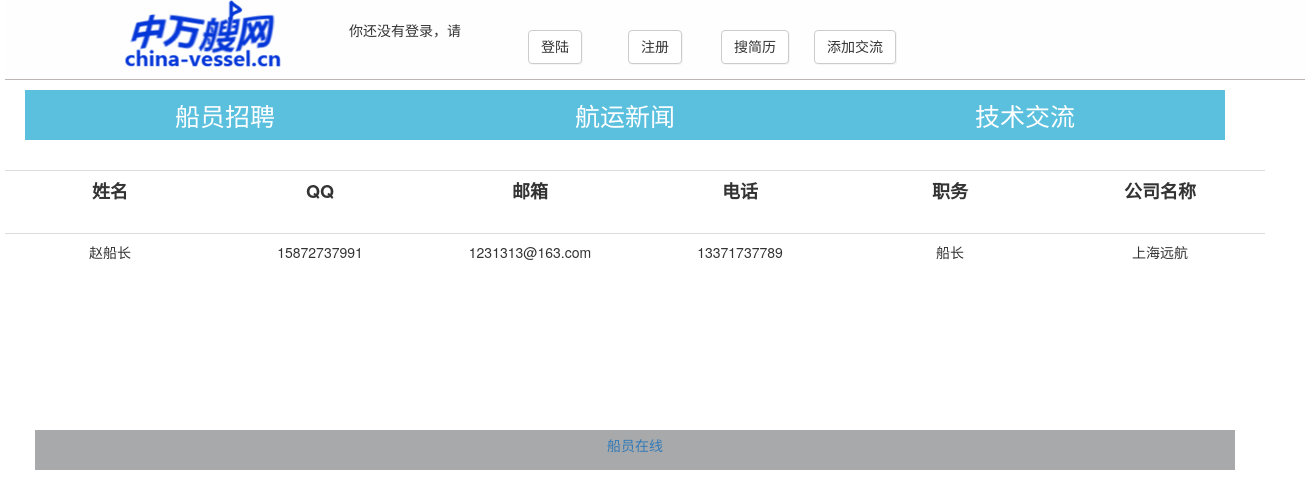
Page /contact/ on the committed database.
### users/models.py (models this page shows, shortened)
class Contact(models.Model):
    name = models.CharField('姓名', max_length=30, null=True)
    QQ = models.CharField(max_length=20, null=True)
    email = models.CharField(max_length=30, null=True)
    tel = models.CharField(max_length=20, null=True)
    duty = models.CharField('职务', max_length=200, null=True)
    company_name = models.CharField('公司名称', max_length=300, null=True)

### users/views.py (the view)
# urls.py: url(r'^contact/$', views.Contacts.as_view(), name='contact'),
class Contacts(ListView):
    template_name = 'contact/contact.html'
    context_object_name = "con_list"
    def get_queryset(self):
        con_list = Contact.objects.all()
        return con_list
    def get_context_data(self, **kwargs):
        kwargs['date_archive'] = Article.objects.archive()
        kwargs['body_archive'] = Article.objects.archive()
        return super(Contacts, self).get_context_data(**kwargs)

### users/models.py (called while the page is built)
    def archive(self):
        date_list = Article.objects.datetimes('created_time', 'month', order='DESC')
        date_dict = defaultdict(list)
        for d in date_list:
            date_dict[d.year].append(d.month)
        return sorted(date_dict.items(), reverse=True)

### templates/contact/contact.html (shortened to what this page needs)
{% extends 'base.html' %}
{% block content %}
<html lang="en">
<head>
</head>
<body>
<center>
    <div style="width: 1300px;padding-right: 40px">
        <table class="table table-hover">
            <tr>
                <th style="width: 200px;text-align: center"><font size="4pt">姓名</font></th>
                <th style="width: 200px;text-align: center"><font size="4pt">QQ</font></th>
                <th style="width: 200px;text-align: center"><font size="4pt">邮箱</font></th>
                <th style="width: 200px;text-align: center"><font size="4pt">电话</font></th>
                <th style="width: 200px;text-align: center"><font size="4pt">职务</font></th>
                <th style="width: 200px;text-align: center"><font size="4pt">公司名称</font></th>
            </tr>
        </table>
        {% for a in con_list %}
            <table class="table table-hover">
                <tr>
                    <td style="width: 200px;text-align: center"><font>{{ a.name }}</font></td>
                    <td style="width: 200px;text-align: center"><font>{{ a.QQ }}</font></td>
                    <td style="width: 200px;text-align: center"><font>{{ a.email }}</font></td>
                    <td style="width: 200px;text-align: center"><font>{{ a.tel }}</font></td>
                    <td style="width: 200px;text-align: center"><font>{{ a.duty }}</font></td>
                    <td style="width: 200px;text-align: center"><font>{{ a.company_name }}</font></td>
                </tr>
            </table>
        {% endfor %}
    </div>
</center>
</body>
</html>
{% endblock %}

### rows in the picture
Contact: name "赵船长", QQ "15872737991", email "1231313@163.com", tel "13371737789", duty "船长", company_name "上海远航"
